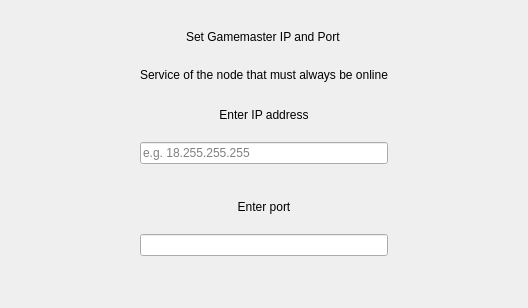
        <widget class="QWidget" name="page_3">
         <layout class="QVBoxLayout" name="verticalLayout_3" stretch="0,0,0,0,0,0,0,0,0,0,0">
          <property name="spacing">
           <number>6</number>
          </property>
          <property name="leftMargin">
           <number>140</number>
          </property>
          <property name="topMargin">
           <number>12</number>
          </property>
          <property name="rightMargin">
           <number>140</number>
          </property>
          <property name="bottomMargin">
           <number>12</number>
          </property>
          <item alignment="Qt::AlignHCenter">
           <widget class="QLabel" name="labelTitle4">
            <property name="minimumSize">
             <size>
              <width>0</width>
              <height>50</height>
             </size>
            </property>
            <property name="maximumSize">
             <size>
              <width>16777215</width>
              <height>50</height>
             </size>
            </property>
            <property name="text">
             <string>Set Gamemaster IP and Port</string>
            </property>
           </widget>
          </item>
          <item alignment="Qt::AlignHCenter">
           <widget class="QLabel" name="labelSubtitleAddressIp">
            <property name="text">
             <string>Service of the node that must always be online</string>
            </property>
            <property name="alignment">
             <set>Qt::AlignCenter</set>
            </property>
            <property name="wordWrap">
             <bool>false</bool>
            </property>
           </widget>
          </item>
          <item>
           <spacer name="verticalSpacer_1_6">
            <property name="orientation">
             <enum>Qt::Vertical</enum>
            </property>
            <property name="sizeType">
             <enum>QSizePolicy::Fixed</enum>
            </property>
            <property name="sizeHint" stdset="0">
             <size>
              <width>20</width>
              <height>20</height>
             </size>
            </property>
           </spacer>
          </item>
          <item>
           <widget class="QLabel" name="labelSubtitleIp">
            <property name="text">
             <string>Enter IP address</string>
            </property>
            <property name="alignment">
             <set>Qt::AlignCenter</set>
            </property>
           </widget>
          </item>
          <item>
           <spacer name="verticalSpacer_ip">
            <property name="orientation">
             <enum>Qt::Vertical</enum>
            </property>
            <property name="sizeType">
             <enum>QSizePolicy::Fixed</enum>
            </property>
            <property name="sizeHint" stdset="0">
             <size>
              <width>20</width>
              <height>14</height>
             </size>
            </property>
           </spacer>
          </item>
          <item>
           <widget class="QLineEdit" name="lineEditIpAddress">
            <property name="placeholderText">
             <string notr="true">e.g. 18.255.255.255</string>
            </property>
           </widget>
          </item>
          <item>
           <spacer name="verticalSpacer_1_8">
            <property name="orientation">
             <enum>Qt::Vertical</enum>
            </property>
            <property name="sizeType">
             <enum>QSizePolicy::Fixed</enum>
            </property>
            <property name="sizeHint" stdset="0">
             <size>
              <width>20</width>
              <height>30</height>
             </size>
            </property>
           </spacer>
          </item>
          <item>
           <widget class="QLabel" name="labelSubtitlePort">
            <property name="text">
             <string>Enter port</string>
            </property>
            <property name="alignment">
             <set>Qt::AlignCenter</set>
            </property>
           </widget>
          </item>
          <item>
           <spacer name="verticalSpacer_1_9">
            <property name="orientation">
             <enum>Qt::Vertical</enum>
            </property>
            <property name="sizeType">
             <enum>QSizePolicy::Fixed</enum>
            </property>
            <property name="sizeHint" stdset="0">
             <size>
              <width>20</width>
              <height>14</height>
             </size>
            </property>
           </spacer>
          </item>
          <item>
           <widget class="QLineEdit" name="lineEditPort"/>
          </item>
          <item>
           <spacer name="verticalSpacer_1_10">
            <property name="orientation">
             <enum>Qt::Vertical</enum>
            </property>
            <property name="sizeHint" stdset="0">
             <size>
              <width>20</width>
              <height>40</height>
             </size>
            </property>
           </spacer>
          </item>
         </layout>
        </widget>
